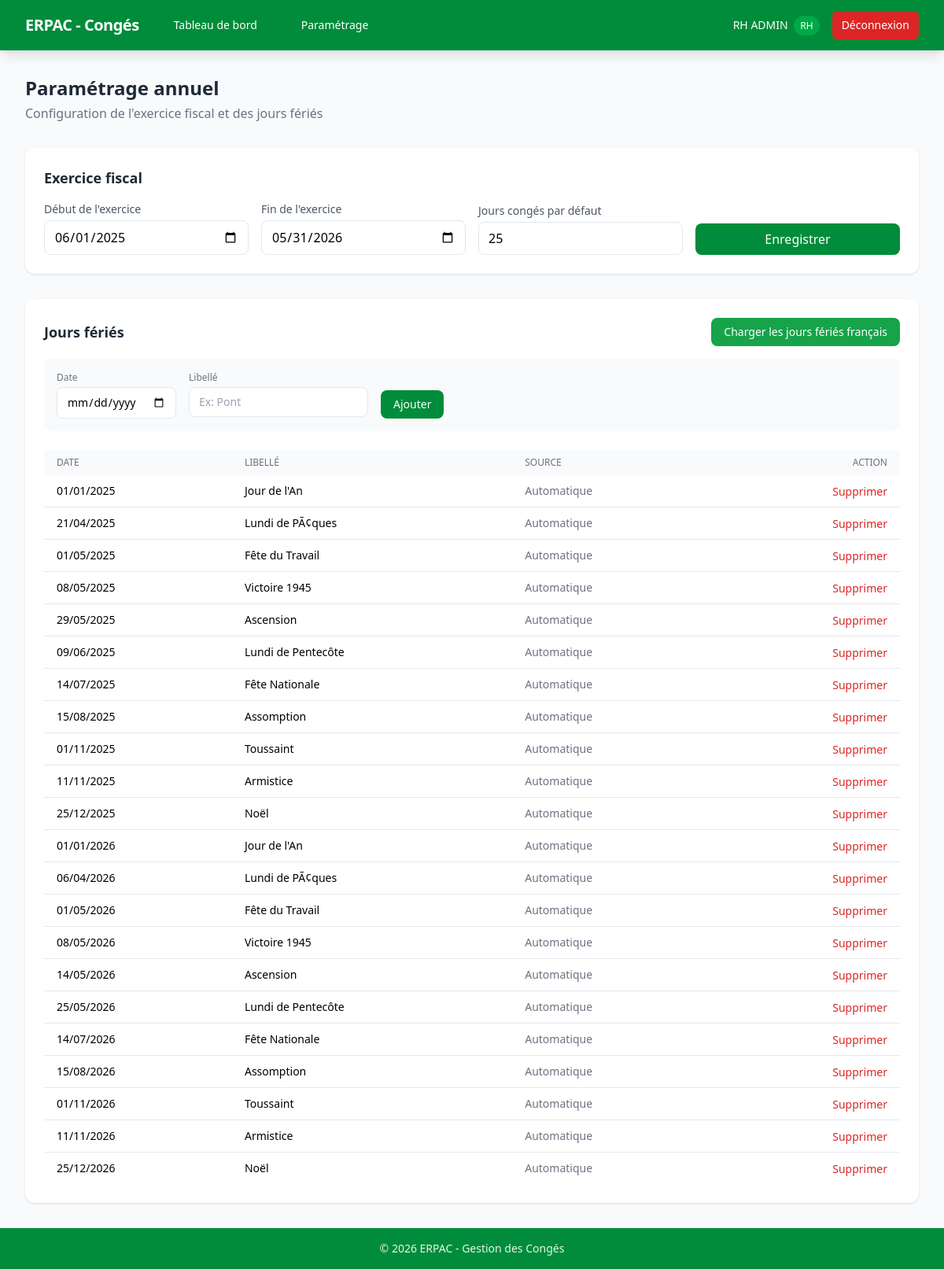
Page /rh/parametrage (signed in) on the committed database.
### models/user.py (models this page shows, shortened)
class User(UserMixin, db.Model):
    __tablename__ = "users"
    id = db.Column(db.Integer, primary_key=True)
    nom = db.Column(db.String(100), nullable=False)
    prenom = db.Column(db.String(100), nullable=False)
    identifiant = db.Column(db.String(100), unique=True, nullable=False)
    mot_de_passe_hash = db.Column(db.String(200), nullable=False)
    role = db.Column(db.String(20), nullable=False, default="salarie")  # "rh" ou "salarie"
    actif = db.Column(db.Boolean, default=True)
    date_embauche = db.Column(db.Date, nullable=True)
    email = db.Column(db.String(120), nullable=True)  # pour les notifications
    conges = db.relationship(
        "Conge",
        foreign_keys="Conge.user_id",
        backref="utilisateur",
        lazy=True,
        cascade="all, delete-orphan",
    )
    allocations = db.relationship("AllocationConge", backref="utilisateur", lazy=True, cascade="all, delete-orphan")

### models/parametrage.py (models this page shows, shortened)
class ParametrageAnnuel(db.Model):
    __tablename__ = "parametrage_annuel"
    id = db.Column(db.Integer, primary_key=True)
    debut_exercice = db.Column(db.Date, nullable=False)
    fin_exercice = db.Column(db.Date, nullable=False)
    jours_conges_defaut = db.Column(db.Integer, nullable=False, default=25)
    actif = db.Column(db.Boolean, default=True)
    allocations = db.relationship("AllocationConge", backref="parametrage", lazy=True, cascade="all, delete-orphan")

### models/jour_ferie.py (models this page shows, shortened)
class JourFerie(db.Model):
    __tablename__ = "jours_feries"
    id = db.Column(db.Integer, primary_key=True)
    date_ferie = db.Column(db.Date, nullable=False)
    libelle = db.Column(db.String(100), nullable=False)
    annee = db.Column(db.Integer, nullable=False)
    auto_genere = db.Column(db.Boolean, default=True)
    __table_args__ = (db.UniqueConstraint("date_ferie", name="uq_date_ferie"),)

### routes/rh.py (the view, shortened to what this page needs)
@rh_bp.route("/parametrage", methods=["GET", "POST"])
@rh_required
def parametrage():
    param = get_parametrage_actif()
    jours_feries_list = []
    if param:
        annee_debut = param.debut_exercice.year
        annee_fin = param.fin_exercice.year
        jours_feries_list = JourFerie.query.filter(
            JourFerie.annee.in_([annee_debut, annee_fin])
        ).order_by(JourFerie.date_ferie).all()
    return render_template("rh/parametrage.html", parametrage=param, jours_feries=jours_feries_list)

### routes/rh.py (called while the page is built)
def rh_required(f):
    @wraps(f)
    @login_required
    def decorated_function(*args, **kwargs):
        if current_user.role != "rh":
            flash("Accès réservé aux gestionnaires RH.", "error")
            return redirect(url_for("auth.login"))
        return f(*args, **kwargs)
    return decorated_function

### services/solde.py (called while the page is built)
def get_parametrage_actif():
    return ParametrageAnnuel.query.filter_by(actif=True).first()

### templates/rh/parametrage.html (shortened to what this page needs)
{% extends "base.html" %}
{% block content %}
<div class="mb-8">
    <h1 class="text-2xl font-bold text-gray-800">Paramétrage annuel</h1>
    <p class="text-gray-500 mt-1">Configuration de l'exercice fiscal et des jours fériés</p>
</div>
<div class="bg-white rounded-xl shadow p-6 mb-8">
    <h2 class="text-lg font-semibold text-gray-800 mb-4">Exercice fiscal</h2>
    <form method="POST" class="grid grid-cols-1 md:grid-cols-4 gap-4 items-end">
        <div>
            <label class="block text-sm text-gray-600 mb-1">Début de l'exercice</label>
            <input type="date" name="debut_exercice" required
                   value="{{ parametrage.debut_exercice.strftime('%Y-%m-%d') if parametrage else '' }}"
                   class="w-full px-3 py-2 border rounded-lg focus:ring-2 focus:ring-erpac-primary">
        </div>
        <div>
            <label class="block text-sm text-gray-600 mb-1">Fin de l'exercice</label>
            <input type="date" name="fin_exercice" required
                   value="{{ parametrage.fin_exercice.strftime('%Y-%m-%d') if parametrage else '' }}"
                   class="w-full px-3 py-2 border rounded-lg focus:ring-2 focus:ring-erpac-primary">
        </div>
        <div>
            <label class="block text-sm text-gray-600 mb-1">Jours congés par défaut</label>
            <input type="number" name="jours_conges_defaut" min="0" required
                   value="{{ parametrage.jours_conges_defaut if parametrage else 25 }}"
                   class="w-full px-3 py-2 border rounded-lg focus:ring-2 focus:ring-erpac-primary">
        </div>
        <div>
            <button type="submit" class="bg-erpac-primary hover:bg-erpac-dark text-white font-medium py-2 px-6 rounded-lg transition w-full">
                Enregistrer
            </button>
        </div>
    </form>
</div>
<div class="bg-white rounded-xl shadow p-6">
    <div class="flex items-center justify-between mb-4">
        <h2 class="text-lg font-semibold text-gray-800">Jours fériés</h2>
        <form method="POST" class="inline">
            <button type="submit" class="bg-green-600 hover:bg-green-700 text-white text-sm font-medium py-2 px-4 rounded-lg transition">
                Charger les jours fériés français
            </button>
        </form>
    </div>
    <form method="POST" class="flex flex-wrap gap-4 mb-6 p-4 bg-gray-50 rounded-lg">
        <div>
            <label class="block text-xs text-gray-500 mb-1">Date</label>
            <input type="date" name="date_ferie" required class="px-3 py-2 border rounded-lg text-sm focus:ring-2 focus:ring-erpac-primary">
        </div>
        <div>
            <label class="block text-xs text-gray-500 mb-1">Libellé</label>
            <input type="text" name="libelle_ferie" placeholder="Ex: Pont" class="px-3 py-2 border rounded-lg text-sm focus:ring-2 focus:ring-erpac-primary">
        </div>
        <div class="flex items-end">
            <button type="submit" class="bg-erpac-primary hover:bg-erpac-dark text-white text-sm font-medium py-2 px-4 rounded-lg transition">
                Ajouter
            </button>
        </div>
    </form>
    {% if jours_feries %}
    <table class="w-full">
        <thead class="bg-gray-50">
            <tr>
                <th class="px-4 py-2 text-left text-xs font-medium text-gray-500 uppercase">Date</th>
                <th class="px-4 py-2 text-left text-xs font-medium text-gray-500 uppercase">Libellé</th>
                <th class="px-4 py-2 text-left text-xs font-medium text-gray-500 uppercase">Source</th>
                <th class="px-4 py-2 text-right text-xs font-medium text-gray-500 uppercase">Action</th>
            </tr>
        </thead>
        <tbody class="divide-y divide-gray-200">
            {% for jf in jours_feries %}
            <tr class="hover:bg-gray-50">
                <td class="px-4 py-2 text-sm">{{ jf.date_ferie.strftime('%d/%m/%Y') }}</td>
                <td class="px-4 py-2 text-sm font-medium">{{ jf.libelle }}</td>
                <td class="px-4 py-2 text-sm text-gray-500">{{ 'Automatique' if jf.auto_genere else 'Manuel' }}</td>
                <td class="px-4 py-2 text-right">
                    <form method="POST" class="inline" onsubmit="return confirm('Supprimer ce jour férié ?')">
                        <button type="submit" class="text-red-600 hover:text-red-800 text-sm">Supprimer</button>
                    </form>
                </td>
            </tr>
            {% endfor %}
        </tbody>
    </table>
    {% else %}
    <p class="text-gray-500 text-center py-8">Aucun jour férié configuré. Cliquez sur "Charger les jours fériés français" pour commencer.</p>
    {% endif %}
</div>
{% endblock %}

### templates/base.html (shortened to what this page needs)
<!DOCTYPE html>
<html lang="fr">
<head>
    <link rel="stylesheet" href="{{ url_for('static', filename='css/tailwind.css') }}">
    <link rel="stylesheet" href="{{ url_for('static', filename='css/custom.css') }}">
</head>
<body class="bg-gray-50 min-h-screen flex flex-col">
    {% if current_user.is_authenticated %}
    <nav class="bg-erpac-primary text-white shadow-lg">
        <div class="max-w-7xl mx-auto px-4 sm:px-6 lg:px-8">
            <div class="flex items-center justify-between h-16">
                <div class="flex items-center space-x-8">
                    <span class="text-xl font-bold tracking-tight">ERPAC - Congés</span>
                    {% if current_user.role == 'rh' %}
                    <a href="{{ url_for('rh.dashboard') }}" class="hover:bg-erpac-dark px-3 py-2 rounded-md text-sm font-medium">Tableau de bord</a>
                    <a href="{{ url_for('rh.parametrage') }}" class="hover:bg-erpac-dark px-3 py-2 rounded-md text-sm font-medium">Paramétrage</a>
                    {% else %}
                    <a href="{{ url_for('salarie.accueil') }}" class="hover:bg-erpac-dark px-3 py-2 rounded-md text-sm font-medium">Mes congés</a>
                    <a href="{{ url_for('salarie.calendrier') }}" class="hover:bg-erpac-dark px-3 py-2 rounded-md text-sm font-medium">Calendrier</a>
                    {% endif %}
                </div>
                <div class="flex items-center space-x-4">
                    <span class="text-sm">{{ current_user.prenom }} {{ current_user.nom }}
                        <span class="bg-erpac-light text-xs px-2 py-1 rounded-full ml-1">{{ current_user.role|upper }}</span>
                    </span>
                    <a href="{{ url_for('auth.logout') }}" class="bg-red-600 hover:bg-red-700 px-3 py-2 rounded-md text-sm font-medium transition">Déconnexion</a>
                </div>
            </div>
        </div>
    </nav>
    {% endif %}
    <main class="flex-1">
        <div class="max-w-7xl mx-auto px-4 sm:px-6 lg:px-8 py-8">
            {% block content %}{% endblock %}
        </div>
    </main>
    <footer class="bg-erpac-primary text-erpac-100 text-center py-4 text-sm">
        &copy; {{ now().year if now is defined else "2026" }} ERPAC - Gestion des Congés
    </footer>
</body>
</html>

### static/css/custom.css (style rules this page uses)
* { transition-property: background-color, border-color, color, fill, stroke; transition-duration: 150ms; transition-timing-function: cubic-bezier(0.4, 0, 0.2, 1); }

### rows in the picture
User: prenom "RH", nom "ADMIN", role "RH"
ParametrageAnnuel: debut_exercice "06/01/2025", fin_exercice "05/31/2026", jours_conges_defaut "25"
JourFerie: date_ferie "01/01/2025", libelle "Jour de l'An", auto_genere "Automatique"
JourFerie: date_ferie "21/04/2025", libelle "Lundi de PÃ¢ques", auto_genere "Automatique"
JourFerie: date_ferie "01/05/2025", libelle "Fête du Travail", auto_genere "Automatique"
JourFerie: date_ferie "08/05/2025", libelle "Victoire 1945", auto_genere "Automatique"
JourFerie: date_ferie "29/05/2025", libelle "Ascension", auto_genere "Automatique"
JourFerie: date_ferie "09/06/2025", libelle "Lundi de Pentecôte", auto_genere "Automatique"
JourFerie: date_ferie "14/07/2025", libelle "Fête Nationale", auto_genere "Automatique"
JourFerie: date_ferie "15/08/2025", libelle "Assomption", auto_genere "Automatique"
JourFerie: date_ferie "01/11/2025", libelle "Toussaint", auto_genere "Automatique"
JourFerie: date_ferie "11/11/2025", libelle "Armistice", auto_genere "Automatique"
JourFerie: date_ferie "25/12/2025", libelle "Noël", auto_genere "Automatique"
JourFerie: date_ferie "01/01/2026", libelle "Jour de l'An", auto_genere "Automatique"
JourFerie: date_ferie "06/04/2026", libelle "Lundi de PÃ¢ques", auto_genere "Automatique"
JourFerie: date_ferie "01/05/2026", libelle "Fête du Travail", auto_genere "Automatique"
JourFerie: date_ferie "08/05/2026", libelle "Victoire 1945", auto_genere "Automatique"
JourFerie: date_ferie "14/05/2026", libelle "Ascension", auto_genere "Automatique"
JourFerie: date_ferie "25/05/2026", libelle "Lundi de Pentecôte", auto_genere "Automatique"
JourFerie: date_ferie "14/07/2026", libelle "Fête Nationale", auto_genere "Automatique"
JourFerie: date_ferie "15/08/2026", libelle "Assomption", auto_genere "Automatique"
JourFerie: date_ferie "01/11/2026", libelle "Toussaint", auto_genere "Automatique"
JourFerie: date_ferie "11/11/2026", libelle "Armistice", auto_genere "Automatique"
JourFerie: date_ferie "25/12/2026", libelle "Noël", auto_genere "Automatique"
